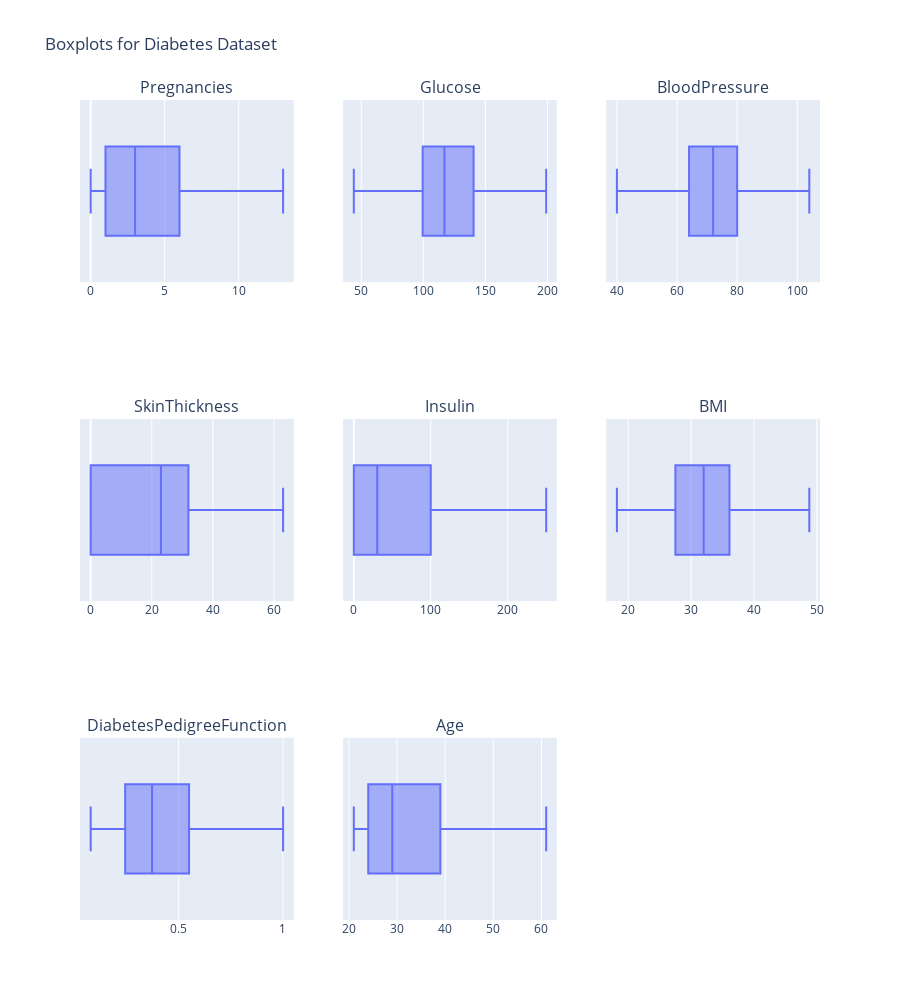

The notebook cell saved with this chart:
### Code cell
def custom_boxplots(dataset,column_list,columns,suptitle):
    fig=make_subplots(rows=(len(column_list)//columns)+1,cols=columns,subplot_titles=column_list)
    fig.update_layout(height=1000,width=300*columns,title=suptitle)
    for i,data in enumerate(column_list):
        row=i//columns+1
        col=i%columns+1
        fig.add_trace(px.box(x=dataset[data]).data[0],row=row,col=col)
    fig.show()
custom_boxplots(df,['Pregnancies','Glucose','BloodPressure','SkinThickness','Insulin','BMI','DiabetesPedigreeFunction','Age'],columns=3,suptitle="Boxplots for Diabetes Dataset")

### Figure 1 — Plotly figure (JSON) as saved in the notebook; plotly's stock layout.template omitted (floating-point values rounded to 4 significant figures; data arrays with more than 128 entries replaced by an {"elided": "..."} marker saying what was removed)
{"data": [{"alignmentgroup": "True", "hovertemplate": "x=%{x}<extra></extra>", "legendgroup": "", "marker": {"color": "#636efa"}, "name": "", "notched": false, "offsetgroup": "", "orientation": "h", "showlegend": false, "type": "box", "x": {"elided": "768 float values"}, "x0": " ", "xaxis": "x", "y0": " ", "yaxis": "y"}, {"alignmentgroup": "True", "hovertemplate": "x=%{x}<extra></extra>", "legendgroup": "", "marker": {"color": "#636efa"}, "name": "", "notched": false, "offsetgroup": "", "orientation": "h", "showlegend": false, "type": "box", "x": {"elided": "768 float values"}, "x0": " ", "xaxis": "x2", "y0": " ", "yaxis": "y2"}, {"alignmentgroup": "True", "hovertemplate": "x=%{x}<extra></extra>", "legendgroup": "", "marker": {"color": "#636efa"}, "name": "", "notched": false, "offsetgroup": "", "orientation": "h", "showlegend": false, "type": "box", "x": {"elided": "768 float values"}, "x0": " ", "xaxis": "x3", "y0": " ", "yaxis": "y3"}, {"alignmentgroup": "True", "hovertemplate": "x=%{x}<extra></extra>", "legendgroup": "", "marker": {"color": "#636efa"}, "name": "", "notched": false, "offsetgroup": "", "orientation": "h", "showlegend": false, "type": "box", "x": {"elided": "768 float values"}, "x0": " ", "xaxis": "x4", "y0": " ", "yaxis": "y4"}, {"alignmentgroup": "True", "hovertemplate": "x=%{x}<extra></extra>", "legendgroup": "", "marker": {"color": "#636efa"}, "name": "", "notched": false, "offsetgroup": "", "orientation": "h", "showlegend": false, "type": "box", "x": {"elided": "768 float values"}, "x0": " ", "xaxis": "x5", "y0": " ", "yaxis": "y5"}, {"alignmentgroup": "True", "hovertemplate": "x=%{x}<extra></extra>", "legendgroup": "", "marker": {"color": "#636efa"}, "name": "", "notched": false, "offsetgroup": "", "orientation": "h", "showlegend": false, "type": "box", "x": {"elided": "768 float values"}, "x0": " ", "xaxis": "x6", "y0": " ", "yaxis": "y6"}, {"alignmentgroup": "True", "hovertemplate": "x=%{x}<extra></extra>", "legendgroup": "", "marker": {"color": "#636efa"}, "name": "", "notched": false, "offsetgroup": "", "orientation": "h", "showlegend": false, "type": "box", "x": {"elided": "768 float values"}, "x0": " ", "xaxis": "x7", "y0": " ", "yaxis": "y7"}, {"alignmentgroup": "True", "hovertemplate": "x=%{x}<extra></extra>", "legendgroup": "", "marker": {"color": "#636efa"}, "name": "", "notched": false, "offsetgroup": "", "orientation": "h", "showlegend": false, "type": "box", "x": {"elided": "768 float values"}, "x0": " ", "xaxis": "x8", "y0": " ", "yaxis": "y8"}], "layout": {"annotations": [{"font": {"size": 16}, "showarrow": false, "text": "Pregnancies", "x": 0.1444, "xanchor": "center", "xref": "paper", "y": 1, "yanchor": "bottom", "yref": "paper"}, {"font": {"size": 16}, "showarrow": false, "text": "Glucose", "x": 0.5, "xanchor": "center", "xref": "paper", "y": 1, "yanchor": "bottom", "yref": "paper"}, {"font": {"size": 16}, "showarrow": false, "text": "BloodPressure", "x": 0.8556, "xanchor": "center", "xref": "paper", "y": 1, "yanchor": "bottom", "yref": "paper"}, {"font": {"size": 16}, "showarrow": false, "text": "SkinThickness", "x": 0.1444, "xanchor": "center", "xref": "paper", "y": 0.6111, "yanchor": "bottom", "yref": "paper"}, {"font": {"size": 16}, "showarrow": false, "text": "Insulin", "x": 0.5, "xanchor": "center", "xref": "paper", "y": 0.6111, "yanchor": "bottom", "yref": "paper"}, {"font": {"size": 16}, "showarrow": false, "text": "BMI", "x": 0.8556, "xanchor": "center", "xref": "paper", "y": 0.6111, "yanchor": "bottom", "yref": "paper"}, {"font": {"size": 16}, "showarrow": false, "text": "DiabetesPedigreeFunction", "x": 0.1444, "xanchor": "center", "xref": "paper", "y": 0.2222, "yanchor": "bottom", "yref": "paper"}, {"font": {"size": 16}, "showarrow": false, "text": "Age", "x": 0.5, "xanchor": "center", "xref": "paper", "y": 0.2222, "yanchor": "bottom", "yref": "paper"}], "height": 1000, "title": {"text": "Boxplots for Diabetes Dataset"}, "width": 900, "xaxis": {"anchor": "y", "domain": [0, 0.2889]}, "xaxis2": {"anchor": "y2", "domain": [0.3556, 0.6444]}, "xaxis3": {"anchor": "y3", "domain": [0.7111, 1]}, "xaxis4": {"anchor": "y4", "domain": [0, 0.2889]}, "xaxis5": {"anchor": "y5", "domain": [0.3556, 0.6444]}, "xaxis6": {"anchor": "y6", "domain": [0.7111, 1]}, "xaxis7": {"anchor": "y7", "domain": [0, 0.2889]}, "xaxis8": {"anchor": "y8", "domain": [0.3556, 0.6444]}, "xaxis9": {"anchor": "y9", "domain": [0.7111, 1]}, "yaxis": {"anchor": "x", "domain": [0.7778, 1]}, "yaxis2": {"anchor": "x2", "domain": [0.7778, 1]}, "yaxis3": {"anchor": "x3", "domain": [0.7778, 1]}, "yaxis4": {"anchor": "x4", "domain": [0.3889, 0.6111]}, "yaxis5": {"anchor": "x5", "domain": [0.3889, 0.6111]}, "yaxis6": {"anchor": "x6", "domain": [0.3889, 0.6111]}, "yaxis7": {"anchor": "x7", "domain": [0, 0.2222]}, "yaxis8": {"anchor": "x8", "domain": [0, 0.2222]}, "yaxis9": {"anchor": "x9", "domain": [0, 0.2222]}}}
